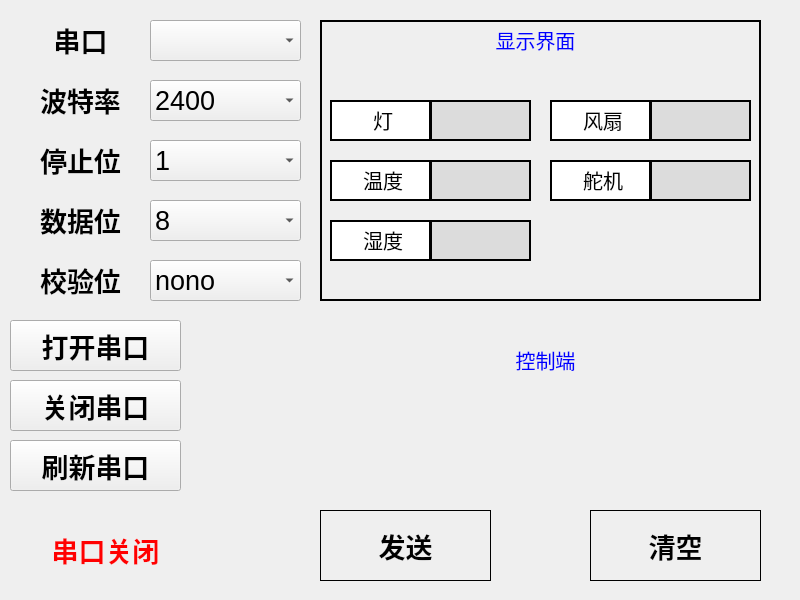
<?xml version="1.0" encoding="UTF-8"?>
<ui version="4.0">
 <class>MainWindow</class>
 <widget class="QMainWindow" name="MainWindow">
  <property name="geometry">
   <rect>
    <x>0</x>
    <y>0</y>
    <width>800</width>
    <height>600</height>
   </rect>
  </property>
  <property name="windowTitle">
   <string>MainWindow</string>
  </property>
  <property name="styleSheet">
   <string notr="true"/>
  </property>
  <widget class="QWidget" name="centralwidget">
   <widget class="QLabel" name="label">
    <property name="geometry">
     <rect>
      <x>20</x>
      <y>20</y>
      <width>121</width>
      <height>41</height>
     </rect>
    </property>
    <property name="text">
     <string>&lt;html&gt;&lt;head/&gt;&lt;body&gt;&lt;p align=&quot;center&quot;&gt;&lt;span style=&quot; font-size:20pt; font-weight:600;&quot;&gt;串口&lt;/span&gt;&lt;/p&gt;&lt;/body&gt;&lt;/html&gt;</string>
    </property>
   </widget>
   <widget class="QComboBox" name="comboBox">
    <property name="geometry">
     <rect>
      <x>150</x>
      <y>20</y>
      <width>151</width>
      <height>41</height>
     </rect>
    </property>
    <property name="font">
     <font>
      <pointsize>20</pointsize>
     </font>
    </property>
   </widget>
   <widget class="QLabel" name="label_2">
    <property name="geometry">
     <rect>
      <x>20</x>
      <y>80</y>
      <width>121</width>
      <height>41</height>
     </rect>
    </property>
    <property name="text">
     <string>&lt;html&gt;&lt;head/&gt;&lt;body&gt;&lt;p align=&quot;center&quot;&gt;&lt;span style=&quot; font-size:20pt; font-weight:600;&quot;&gt;波特率&lt;/span&gt;&lt;/p&gt;&lt;/body&gt;&lt;/html&gt;</string>
    </property>
   </widget>
   <widget class="QComboBox" name="comboBox_2">
    <property name="geometry">
     <rect>
      <x>150</x>
      <y>80</y>
      <width>151</width>
      <height>41</height>
     </rect>
    </property>
    <property name="font">
     <font>
      <pointsize>20</pointsize>
     </font>
    </property>
    <item>
     <property name="text">
      <string>2400</string>
     </property>
    </item>
    <item>
     <property name="text">
      <string>4800</string>
     </property>
    </item>
    <item>
     <property name="text">
      <string>9600</string>
     </property>
    </item>
    <item>
     <property name="text">
      <string>19200</string>
     </property>
    </item>
    <item>
     <property name="text">
      <string>38400</string>
     </property>
    </item>
    <item>
     <property name="text">
      <string>57600</string>
     </property>
    </item>
    <item>
     <property name="text">
      <string>115200</string>
     </property>
    </item>
   </widget>
   <widget class="QLabel" name="label_3">
    <property name="geometry">
     <rect>
      <x>20</x>
      <y>140</y>
      <width>121</width>
      <height>41</height>
     </rect>
    </property>
    <property name="text">
     <string>&lt;html&gt;&lt;head/&gt;&lt;body&gt;&lt;p align=&quot;center&quot;&gt;&lt;span style=&quot; font-size:20pt; font-weight:600;&quot;&gt;停止位&lt;/span&gt;&lt;/p&gt;&lt;/body&gt;&lt;/html&gt;</string>
    </property>
   </widget>
   <widget class="QComboBox" name="comboBox_3">
    <property name="geometry">
     <rect>
      <x>150</x>
      <y>140</y>
      <width>151</width>
      <height>41</height>
     </rect>
    </property>
    <property name="font">
     <font>
      <pointsize>20</pointsize>
     </font>
    </property>
    <item>
     <property name="text">
      <string>1</string>
     </property>
    </item>
    <item>
     <property name="text">
      <string>1.5</string>
     </property>
    </item>
    <item>
     <property name="text">
      <string>2</string>
     </property>
    </item>
   </widget>
   <widget class="QLabel" name="label_4">
    <property name="geometry">
     <rect>
      <x>20</x>
      <y>200</y>
      <width>121</width>
      <height>41</height>
     </rect>
    </property>
    <property name="text">
     <string>&lt;html&gt;&lt;head/&gt;&lt;body&gt;&lt;p align=&quot;center&quot;&gt;&lt;span style=&quot; font-size:20pt; font-weight:600;&quot;&gt;数据位&lt;/span&gt;&lt;/p&gt;&lt;/body&gt;&lt;/html&gt;</string>
    </property>
   </widget>
   <widget class="QComboBox" name="comboBox_4">
    <property name="geometry">
     <rect>
      <x>150</x>
      <y>200</y>
      <width>151</width>
      <height>41</height>
     </rect>
    </property>
    <property name="font">
     <font>
      <pointsize>20</pointsize>
     </font>
    </property>
    <item>
     <property name="text">
      <string>8</string>
     </property>
    </item>
    <item>
     <property name="text">
      <string>7</string>
     </property>
    </item>
    <item>
     <property name="text">
      <string>6</string>
     </property>
    </item>
    <item>
     <property name="text">
      <string>5</string>
     </property>
    </item>
   </widget>
   <widget class="QLabel" name="label_5">
    <property name="geometry">
     <rect>
      <x>20</x>
      <y>260</y>
      <width>121</width>
      <height>41</height>
     </rect>
    </property>
    <property name="text">
     <string>&lt;html&gt;&lt;head/&gt;&lt;body&gt;&lt;p align=&quot;center&quot;&gt;&lt;span style=&quot; font-size:20pt; font-weight:600;&quot;&gt;校验位&lt;/span&gt;&lt;/p&gt;&lt;/body&gt;&lt;/html&gt;</string>
    </property>
   </widget>
   <widget class="QComboBox" name="comboBox_5">
    <property name="geometry">
     <rect>
      <x>150</x>
      <y>260</y>
      <width>151</width>
      <height>41</height>
     </rect>
    </property>
    <property name="font">
     <font>
      <pointsize>20</pointsize>
     </font>
    </property>
    <item>
     <property name="text">
      <string>nono</string>
     </property>
    </item>
    <item>
     <property name="text">
      <string>even</string>
     </property>
    </item>
    <item>
     <property name="text">
      <string>odd</string>
     </property>
    </item>
   </widget>
   <widget class="QPushButton" name="pushButton">
    <property name="geometry">
     <rect>
      <x>10</x>
      <y>320</y>
      <width>171</width>
      <height>51</height>
     </rect>
    </property>
    <property name="font">
     <font>
      <pointsize>20</pointsize>
      <weight>75</weight>
      <bold>true</bold>
     </font>
    </property>
    <property name="whatsThis">
     <string>&lt;html&gt;&lt;head/&gt;&lt;body&gt;&lt;p align=&quot;center&quot;&gt;&lt;br/&gt;&lt;/p&gt;&lt;/body&gt;&lt;/html&gt;</string>
    </property>
    <property name="text">
     <string>打开串口</string>
    </property>
   </widget>
   <widget class="QPushButton" name="pushButton_2">
    <property name="geometry">
     <rect>
      <x>10</x>
      <y>380</y>
      <width>171</width>
      <height>51</height>
     </rect>
    </property>
    <property name="font">
     <font>
      <pointsize>20</pointsize>
      <weight>75</weight>
      <bold>true</bold>
     </font>
    </property>
    <property name="whatsThis">
     <string>&lt;html&gt;&lt;head/&gt;&lt;body&gt;&lt;p align=&quot;center&quot;&gt;&lt;br/&gt;&lt;/p&gt;&lt;/body&gt;&lt;/html&gt;</string>
    </property>
    <property name="text">
     <string>关闭串口</string>
    </property>
   </widget>
   <widget class="QLabel" name="label_6">
    <property name="geometry">
     <rect>
      <x>20</x>
      <y>520</y>
      <width>171</width>
      <height>61</height>
     </rect>
    </property>
    <property name="font">
     <font>
      <pointsize>20</pointsize>
     </font>
    </property>
    <property name="text">
     <string>&lt;html&gt;&lt;head/&gt;&lt;body&gt;&lt;p align=&quot;center&quot;&gt;&lt;span style=&quot; font-size:20pt; font-weight:600; color:#ff0000;&quot;&gt;串口关闭&lt;/span&gt;&lt;/p&gt;&lt;/body&gt;&lt;/html&gt;</string>
    </property>
   </widget>
   <widget class="QWidget" name="widget" native="true">
    <property name="geometry">
     <rect>
      <x>320</x>
      <y>20</y>
      <width>441</width>
      <height>281</height>
     </rect>
    </property>
    <property name="font">
     <font>
      <pointsize>20</pointsize>
      <weight>75</weight>
      <bold>true</bold>
     </font>
    </property>
    <property name="styleSheet">
     <string notr="true">border:2px solid black;</string>
    </property>
    <widget class="QLabel" name="label_7">
     <property name="geometry">
      <rect>
       <x>140</x>
       <y>0</y>
       <width>151</width>
       <height>41</height>
      </rect>
     </property>
     <property name="font">
      <font>
       <pointsize>15</pointsize>
      </font>
     </property>
     <property name="styleSheet">
      <string notr="true">border:0px solid white;</string>
     </property>
     <property name="text">
      <string>&lt;html&gt;&lt;head/&gt;&lt;body&gt;&lt;p align=&quot;center&quot;&gt;&lt;span style=&quot; color:#0000ff;&quot;&gt;显示界面&lt;/span&gt;&lt;/p&gt;&lt;/body&gt;&lt;/html&gt;</string>
     </property>
    </widget>
    <widget class="QLabel" name="label_8">
     <property name="geometry">
      <rect>
       <x>10</x>
       <y>80</y>
       <width>101</width>
       <height>41</height>
      </rect>
     </property>
     <property name="font">
      <font>
       <pointsize>15</pointsize>
      </font>
     </property>
     <property name="styleSheet">
      <string notr="true">border:2px solid black;
background-color: rgb(255, 255, 255);</string>
     </property>
     <property name="text">
      <string>&lt;html&gt;&lt;head/&gt;&lt;body&gt;&lt;p align=&quot;center&quot;&gt;灯&lt;/p&gt;&lt;/body&gt;&lt;/html&gt;</string>
     </property>
    </widget>
    <widget class="QLabel" name="label_9">
     <property name="geometry">
      <rect>
       <x>10</x>
       <y>140</y>
       <width>101</width>
       <height>41</height>
      </rect>
     </property>
     <property name="font">
      <font>
       <pointsize>15</pointsize>
      </font>
     </property>
     <property name="styleSheet">
      <string notr="true">border:2px solid black;
background-color: rgb(255, 255, 255);</string>
     </property>
     <property name="text">
      <string>&lt;html&gt;&lt;head/&gt;&lt;body&gt;&lt;p align=&quot;center&quot;&gt;温度&lt;/p&gt;&lt;/body&gt;&lt;/html&gt;</string>
     </property>
    </widget>
    <widget class="QLabel" name="label_10">
     <property name="geometry">
      <rect>
       <x>10</x>
       <y>200</y>
       <width>101</width>
       <height>41</height>
      </rect>
     </property>
     <property name="font">
      <font>
       <pointsize>15</pointsize>
      </font>
     </property>
     <property name="styleSheet">
      <string notr="true">border:2px solid black;
background-color: rgb(255, 255, 255);</string>
     </property>
     <property name="text">
      <string>&lt;html&gt;&lt;head/&gt;&lt;body&gt;&lt;p align=&quot;center&quot;&gt;湿度&lt;/p&gt;&lt;/body&gt;&lt;/html&gt;</string>
     </property>
    </widget>
    <widget class="QLabel" name="label_11">
     <property name="geometry">
      <rect>
       <x>110</x>
       <y>80</y>
       <width>101</width>
       <height>41</height>
      </rect>
     </property>
     <property name="font">
      <font>
       <pointsize>15</pointsize>
      </font>
     </property>
     <property name="styleSheet">
      <string notr="true">border:2px solid black;
background-color: rgb(220, 220, 220);</string>
     </property>
     <property name="text">
      <string>&lt;html&gt;&lt;head/&gt;&lt;body&gt;&lt;p align=&quot;center&quot;&gt;&lt;br/&gt;&lt;/p&gt;&lt;/body&gt;&lt;/html&gt;</string>
     </property>
    </widget>
    <widget class="QLabel" name="label_12">
     <property name="geometry">
      <rect>
       <x>110</x>
       <y>140</y>
       <width>101</width>
       <height>41</height>
      </rect>
     </property>
     <property name="font">
      <font>
       <pointsize>15</pointsize>
      </font>
     </property>
     <property name="styleSheet">
      <string notr="true">border:2px solid black;
background-color: rgb(220, 220, 220);</string>
     </property>
     <property name="text">
      <string>&lt;html&gt;&lt;head/&gt;&lt;body&gt;&lt;p align=&quot;center&quot;&gt;&lt;br/&gt;&lt;/p&gt;&lt;/body&gt;&lt;/html&gt;</string>
     </property>
    </widget>
    <widget class="QLabel" name="label_13">
     <property name="geometry">
      <rect>
       <x>110</x>
       <y>200</y>
       <width>101</width>
       <height>41</height>
      </rect>
     </property>
     <property name="font">
      <font>
       <pointsize>15</pointsize>
      </font>
     </property>
     <property name="styleSheet">
      <string notr="true">border:2px solid black;
background-color: rgb(220, 220, 220);</string>
     </property>
     <property name="text">
      <string>&lt;html&gt;&lt;head/&gt;&lt;body&gt;&lt;p align=&quot;center&quot;&gt;&lt;br/&gt;&lt;/p&gt;&lt;/body&gt;&lt;/html&gt;</string>
     </property>
    </widget>
    <widget class="QLabel" name="label_14">
     <property name="geometry">
      <rect>
       <x>330</x>
       <y>80</y>
       <width>101</width>
       <height>41</height>
      </rect>
     </property>
     <property name="font">
      <font>
       <pointsize>15</pointsize>
      </font>
     </property>
     <property name="styleSheet">
      <string notr="true">border:2px solid black;
background-color: rgb(220, 220, 220);</string>
     </property>
     <property name="text">
      <string>&lt;html&gt;&lt;head/&gt;&lt;body&gt;&lt;p align=&quot;center&quot;&gt;&lt;br/&gt;&lt;/p&gt;&lt;/body&gt;&lt;/html&gt;</string>
     </property>
    </widget>
    <widget class="QLabel" name="label_15">
     <property name="geometry">
      <rect>
       <x>230</x>
       <y>80</y>
       <width>101</width>
       <height>41</height>
      </rect>
     </property>
     <property name="font">
      <font>
       <pointsize>15</pointsize>
      </font>
     </property>
     <property name="styleSheet">
      <string notr="true">border:2px solid black;
background-color: rgb(255, 255, 255);</string>
     </property>
     <property name="text">
      <string>&lt;html&gt;&lt;head/&gt;&lt;body&gt;&lt;p align=&quot;center&quot;&gt;风扇&lt;/p&gt;&lt;/body&gt;&lt;/html&gt;</string>
     </property>
    </widget>
    <widget class="QLabel" name="label_16">
     <property name="geometry">
      <rect>
       <x>330</x>
       <y>140</y>
       <width>101</width>
       <height>41</height>
      </rect>
     </property>
     <property name="font">
      <font>
       <pointsize>15</pointsize>
      </font>
     </property>
     <property name="styleSheet">
      <string notr="true">border:2px solid black;
background-color: rgb(220, 220, 220);</string>
     </property>
     <property name="text">
      <string>&lt;html&gt;&lt;head/&gt;&lt;body&gt;&lt;p align=&quot;center&quot;&gt;&lt;br/&gt;&lt;/p&gt;&lt;/body&gt;&lt;/html&gt;</string>
     </property>
    </widget>
    <widget class="QLabel" name="label_17">
     <property name="geometry">
      <rect>
       <x>230</x>
       <y>140</y>
       <width>101</width>
       <height>41</height>
      </rect>
     </property>
     <property name="font">
      <font>
       <pointsize>15</pointsize>
      </font>
     </property>
     <property name="styleSheet">
      <string notr="true">border:2px solid black;
background-color: rgb(255, 255, 255);</string>
     </property>
     <property name="text">
      <string>&lt;html&gt;&lt;head/&gt;&lt;body&gt;&lt;p align=&quot;center&quot;&gt;舵机&lt;/p&gt;&lt;/body&gt;&lt;/html&gt;</string>
     </property>
    </widget>
   </widget>
   <widget class="QTextEdit" name="textEdit">
    <property name="geometry">
     <rect>
      <x>320</x>
      <y>380</y>
      <width>441</width>
      <height>131</height>
     </rect>
    </property>
    <property name="font">
     <font>
      <pointsize>15</pointsize>
     </font>
    </property>
    <property name="styleSheet">
     <string notr="true">background: transparent;</string>
    </property>
   </widget>
   <widget class="QPushButton" name="pushButton_3">
    <property name="geometry">
     <rect>
      <x>320</x>
      <y>510</y>
      <width>171</width>
      <height>71</height>
     </rect>
    </property>
    <property name="font">
     <font>
      <pointsize>20</pointsize>
      <weight>75</weight>
      <bold>true</bold>
     </font>
    </property>
    <property name="whatsThis">
     <string>&lt;html&gt;&lt;head/&gt;&lt;body&gt;&lt;p align=&quot;center&quot;&gt;&lt;br/&gt;&lt;/p&gt;&lt;/body&gt;&lt;/html&gt;</string>
    </property>
    <property name="styleSheet">
     <string notr="true">background-color: rgba(255, 255, 255, 0); border: 1px solid black;</string>
    </property>
    <property name="text">
     <string>发送</string>
    </property>
   </widget>
   <widget class="QPushButton" name="pushButton_4">
    <property name="geometry">
     <rect>
      <x>590</x>
      <y>510</y>
      <width>171</width>
      <height>71</height>
     </rect>
    </property>
    <property name="font">
     <font>
      <pointsize>20</pointsize>
      <weight>75</weight>
      <bold>true</bold>
     </font>
    </property>
    <property name="whatsThis">
     <string>&lt;html&gt;&lt;head/&gt;&lt;body&gt;&lt;p align=&quot;center&quot;&gt;&lt;br/&gt;&lt;/p&gt;&lt;/body&gt;&lt;/html&gt;</string>
    </property>
    <property name="styleSheet">
     <string notr="true">background-color: rgba(255, 255, 255, 0); border: 1px solid black;</string>
    </property>
    <property name="text">
     <string>清空</string>
    </property>
   </widget>
   <widget class="QLabel" name="label_18">
    <property name="geometry">
     <rect>
      <x>470</x>
      <y>340</y>
      <width>151</width>
      <height>41</height>
     </rect>
    </property>
    <property name="font">
     <font>
      <pointsize>15</pointsize>
     </font>
    </property>
    <property name="styleSheet">
     <string notr="true">border:0px solid white;</string>
    </property>
    <property name="text">
     <string>&lt;html&gt;&lt;head/&gt;&lt;body&gt;&lt;p align=&quot;center&quot;&gt;&lt;span style=&quot; color:#0000ff;&quot;&gt;控制端&lt;/span&gt;&lt;/p&gt;&lt;/body&gt;&lt;/html&gt;</string>
    </property>
   </widget>
   <widget class="QPushButton" name="pushButton_5">
    <property name="geometry">
     <rect>
      <x>10</x>
      <y>440</y>
      <width>171</width>
      <height>51</height>
     </rect>
    </property>
    <property name="font">
     <font>
      <pointsize>20</pointsize>
      <weight>75</weight>
      <bold>true</bold>
     </font>
    </property>
    <property name="whatsThis">
     <string>&lt;html&gt;&lt;head/&gt;&lt;body&gt;&lt;p align=&quot;center&quot;&gt;&lt;br/&gt;&lt;/p&gt;&lt;/body&gt;&lt;/html&gt;</string>
    </property>
    <property name="text">
     <string>刷新串口</string>
    </property>
   </widget>
   <zorder>label</zorder>
   <zorder>comboBox</zorder>
   <zorder>label_2</zorder>
   <zorder>comboBox_2</zorder>
   <zorder>label_3</zorder>
   <zorder>comboBox_3</zorder>
   <zorder>label_4</zorder>
   <zorder>comboBox_4</zorder>
   <zorder>label_5</zorder>
   <zorder>comboBox_5</zorder>
   <zorder>pushButton</zorder>
   <zorder>pushButton_2</zorder>
   <zorder>label_6</zorder>
   <zorder>textEdit</zorder>
   <zorder>pushButton_3</zorder>
   <zorder>pushButton_4</zorder>
   <zorder>label_18</zorder>
   <zorder>widget</zorder>
   <zorder>pushButton_5</zorder>
  </widget>
 </widget>
 <resources/>
 <connections/>
</ui>
